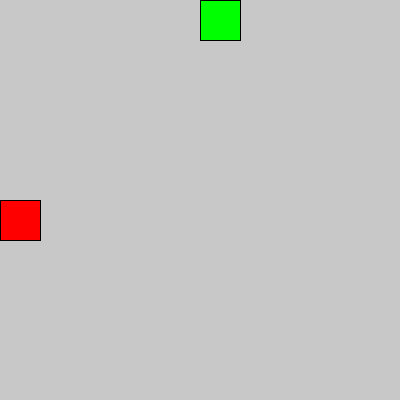
Frame 1 (no input)
Frame 60 (the mouse pressed at the canvas centre just before this capture): identical to frame 1, image omitted
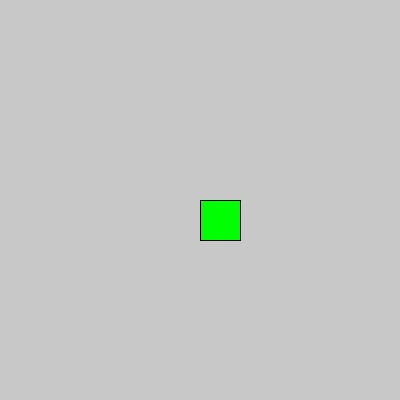
Frame 120 (the mouse held since frame 60 and released just before this capture)

The Processing sketch that drew these frames (run headless with seeded random() and noise(); from frame 60 on, the mouse is pressed at the canvas centre):

// Processing sketch: Unit01_05
// ── Unit01_05.pde
void setup() {
  size(400, 400);
}

void draw() {
  background(200);
  fill(255, 0, 0);
  rect(mouseX, 200, 40, 40);
  fill(0, 255, 0);
  rect(200, mouseY, 40, 40);
}
